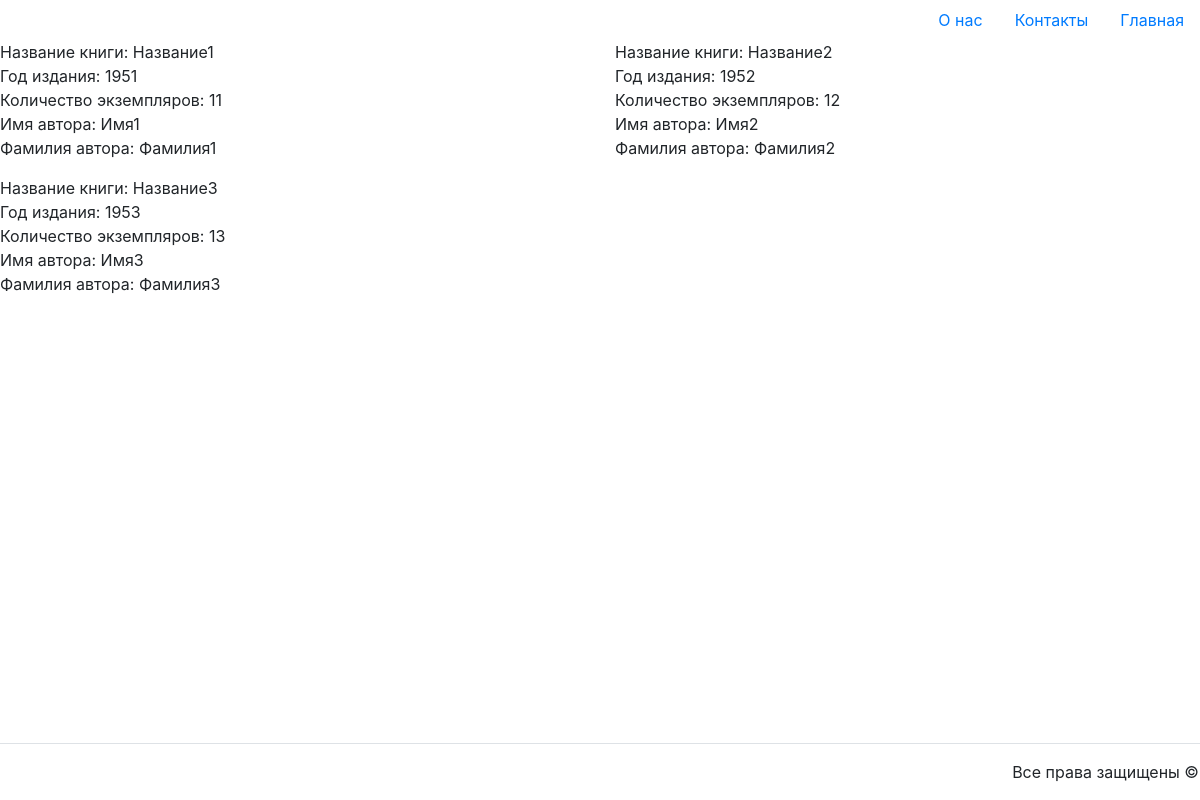
The page /books/ on the database its author committed.
### models_2.py (models this page shows)
class Book(db.Model):
    id = db.Column(db.Integer, primary_key=True)
    name = db.Column(db.String(80), unique=True, nullable=False)
    year = db.Column(db.Integer, nullable=False)
    count_books = db.Column(db.Integer, nullable=False)
    author_id = db.Column(db.Integer, db.ForeignKey('author.id'), nullable=False)
    authors = db.relationship('Author', backref='Book')

class Author(db.Model):
    id = db.Column(db.Integer, primary_key=True)
    name = db.Column(db.String(80), unique=True, nullable=False)
    surname = db.Column(db.String(80), unique=True, nullable=False)

### Task_2.py (the view)
@app.route('/books/')
def books():
    all_books= Book.query.all()
    context = {'books': all_books}
    return render_template('books.html', **context)

### templates/books.html (shortened to what this page needs)
{% extends 'base.html' %}
  {% block content %}
    <div class="row">
      {% for book in books %}
        <p class="col-12 col-md-6">
          Название книги: {{ book.name }}<br>
          Год издания: {{ book.year }}<br>
          Количество экземпляров: {{ book.count_books }}<br>
          Имя автора: {{ book.authors.name }}<br>
          Фамилия автора: {{ book.authors.surname }}<br>
        </p>
      {% endfor %}
    </div>
  {% endblock %}

### templates/base.html (shortened to what this page needs)
<!DOCTYPE html>
<html lang="ru">
    <head>
        <link rel="stylesheet" href="/static/css/bootstrap.min.css" />
    </head>
    <body>
    <header>
        <div>
            <ul class="nav nav-pills justify-content-end align-items-end">
                <li class="nav-item">
                    <a href="/about/" class="nav-link">О нас</a>
                </li>
                <li class="nav-item">
                    <a href="/contacts/" class="nav-link">Контакты</a>
                </li>
                <li class="nav-item">
                    <a href="/" class="nav-link">Главная</a>
                </li>
            </ul>
        </div>
    </header>
        <div>
            {% block content %} Страница не заполнена {% endblock %}
            <div class="row fixed-bottom modal-footer">
                <p>Все права защищены &copy;</p>
            </div>
        </div>
    </body>
</html>

### rows shown on the page
Book: name "Название1", year "1951", count_books "11", authors.name "Имя1", authors.surname "Фамилия1"
Book: name "Название2", year "1952", count_books "12", authors.name "Имя2", authors.surname "Фамилия2"
Book: name "Название3", year "1953", count_books "13", authors.name "Имя3", authors.surname "Фамилия3"
